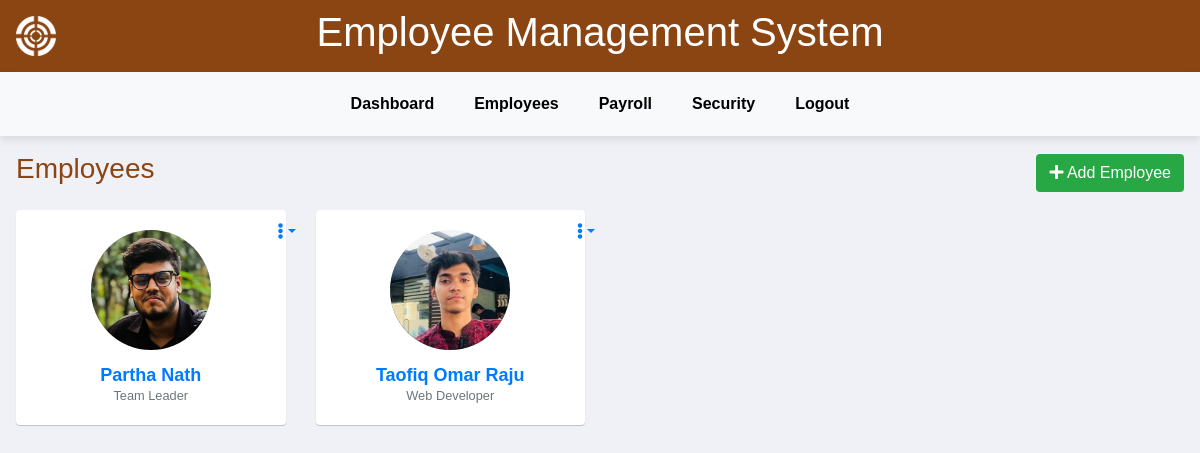
The page /employees.php (signed in) on the database its author committed.
### employees.php (the view, shortened to what this page needs)
<?php
$servername = "localhost";
$username = "root";
$password = "";
$dbname = "smarthr";
try {
    $dbh = new PDO("mysql:host=$servername;dbname=$dbname", $username, $password);
    $dbh->setAttribute(PDO::ATTR_ERRMODE, PDO::ERRMODE_EXCEPTION);
} catch(PDOException $e) {
    echo "Connection failed: " . $e->getMessage();
    exit;
}
$sql = "SELECT * FROM `add-employees`";
$query = $dbh->prepare($sql);
$query->execute();
$employees = $query->fetchAll(PDO::FETCH_OBJ);
?>
<!DOCTYPE html>
<html lang="en">
<head>
    <link rel="stylesheet" href="https://stackpath.bootstrapcdn.com/bootstrap/4.5.2/css/bootstrap.min.css">
    <link rel="stylesheet" href="https://cdnjs.cloudflare.com/ajax/libs/font-awesome/5.15.3/css/all.min.css">
</head>
<body>
<div class="main-wrapper">
    <header class="header">
        <img src="assets/img/logo.png" alt="Logo" class="logo">
        <h1>Employee Management System</h1>
    </header>
    <?php include_once("includes/sidebar.php");?>
    <div class="content container-fluid">
        <div class="page-header">
            <div class="row align-items-center">
                <div class="col">
                    <h3 class="page-title">Employees</h3>
                </div>
                <div class="col-auto float-right ml-auto">
                    <a href="#" class="btn add-btn" data-toggle="modal" data-target="#add_employee"><i class="fa fa-plus"></i> Add Employee</a>
                </div>
            </div>
        </div>
        <div class="row" id="employeeList">
            <?php foreach($employees as $employee): ?>
            <div class="col-md-4 col-sm-6 col-12 col-lg-4 col-xl-3 employee-item">
                <div class="profile-widget">
                    <div class="profile-img">
                        <a href="profile.php?empid=<?php echo htmlentities($employee->id);?>" class="avatar">
                            <img src="<?php echo !empty($employee->Image) ? 'uploads/'.$employee->Image : 'https://via.placeholder.com/150'; ?>" alt="Employee Image">
                        </a>
                    </div>
                    <div class="dropdown profile-action">
                        <a href="#" class="action-icon dropdown-toggle" data-toggle="dropdown" aria-expanded="false"><i class="fas fa-ellipsis-v"></i></a>
                    </div>
                    <h4 class="user-name m-t-10 mb-0 text-ellipsis">
                        <a href="profile.php?empid=<?php echo htmlentities($employee->id);?>"><?php echo htmlentities($employee->FirstName." ".$employee->LastName);?></a>
                    </h4>
                    <div class="small text-muted"><?php echo htmlentities($employee->Designation);?></div>
                </div>
            </div>
            <?php endforeach; ?>
        </div>
    </div>
</div>
</body>
</html>

### Includes/sidebar.php (shortened to what this page needs)
<!DOCTYPE html>
<html lang="en">
<head>
</head>
<body>
    <header class="header-bar">
        <ul>
		  <li class="submenu">
            <a href="#">Dashboard</a>
	      </li>
		  <li class="submenu">
            <a href="#">Employees</a>
	      </li>
            <li class="submenu">
                <a href="#">Payroll</a>
            </li>
            <li><a href="security.php">Security</a></li>
            <li><a href="logout.php">Logout</a></li>
        </ul>
    </header>
</body>
</html>

### employees.php (style rules this page uses)
* { box-sizing: border-box; margin: 0; padding: 0; }
body { font-family: Arial, sans-serif; background-color: #f0f0f7; color: #333; }
.main-wrapper { display: flex; flex-direction: column; min-height: 100vh; }
.header { background-color: #8b4513; color: white; padding: 0.5rem 1rem; display: flex; justify-content: center; align-items: center; position: relative; }
.logo { width: 40px; height: 40px; position: absolute; left: 1rem; }
.content { flex-grow: 1; padding: 1rem; }
.page-header { margin-bottom: 1rem; }
.page-title { font-size: 1.75rem; color: #8b4513; }
.profile-widget { background-color: #fff; border-radius: 4px; box-shadow: 0 1px 1px 0 rgba(0, 0, 0, 0.2); padding: 20px; margin-bottom: 20px; text-align: center; }
.profile-img { margin-bottom: 15px; }
.profile-img img { width: 120px; height: 120px; border-radius: 50%; object-fit: cover; }
.profile-action { position: absolute; right: 5px; top: 10px; }
.user-name { font-size: 18px; font-weight: 600; margin-bottom: 5px; }
.text-muted { color: #777; }
.add-btn { background-color: #28a745; color: white; }

### Includes/sidebar.php (style rules this page uses)
.header-bar { display: flex; justify-content: space-around; align-items: center; background-color: #f8f9fa; padding: 10px 0; box-shadow: 0 4px 8px rgba(0,0,0,0.1); position: relative; }
.header-bar ul { list-style-type: none; margin: 0; padding: 0; display: flex; }
.header-bar li { padding: 10px 20px; position: relative; }
.header-bar a { text-decoration: none; color: #000; font-weight: bold; }

### rows shown on the page
add-employees: Image (picture), FirstName+LastName "Partha Nath", Designation "Team Leader"
add-employees: Image (picture), FirstName+LastName "Taofiq Omar Raju", Designation "Web Developer"
